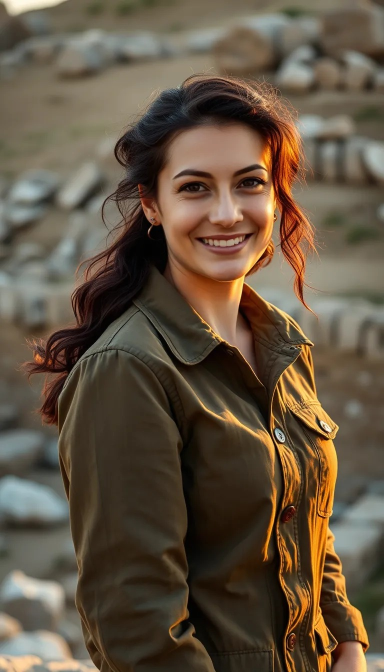
#> input picture lanternfall/host/host_1.jpg, 768 x 1344 px (shown at 1/2 size)
$ python paint_world.py ../host/host_1.jpg ../host/host_2.jpg ../host/host_2.jpg
#> lines starting #> are read from the running program, lines starting #| are printed output that depends on the picture
"""Give the flat vector world a painterly surface: large tonal blotches, brush streaks, paper grain."""
import sys, numpy as np
from PIL import Image, ImageFilter
src, dst = sys.argv[1], sys.argv[2]
im = Image.open(src).convert("RGB"); W, H = im.size
#> further down, im is the input picture: PIL image 768x1344 RGB; mean R, G, B 99, 84.1, 66
#> after `W, H = im.size`: W = 768; H = 1344
rng = np.random.default_rng(5)
def field(w, h, blur, stretch=(1, 1)):
    n = Image.fromarray(rng.normal(128, 50, (h, w)).clip(0, 255).astype(np.uint8))
    n = n.resize((w * stretch[0], h * stretch[1]), Image.BICUBIC).filter(ImageFilter.GaussianBlur(blur))
    return n.resize((W, H), Image.BICUBIC)
big = field(W // 120, H // 120, 1.2)            # large tonal variation
streak = field(W // 24, H // 8, 0.8, (1, 1))    # horizontal brush strokes (stretched)
#> call 2 of field, with w = 32, h = 168, blur = 0.8, stretch = (1, 1)
#> in field (call 2), `return n.resize((W, H), Image.BICUBIC)`:
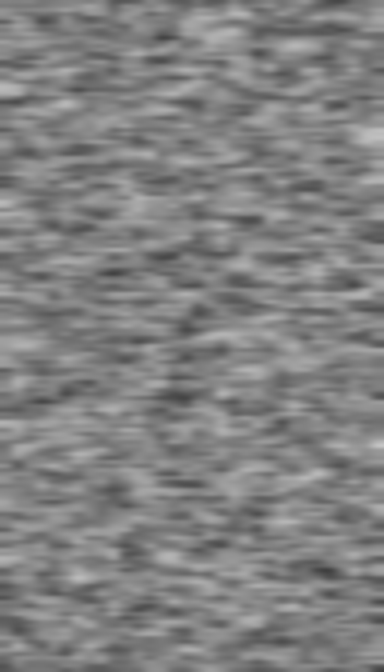
#> returned value: PIL image 768x1344 L (shown at 1/2 size); min 63, max 197, mean 128.9
streak = streak.filter(ImageFilter.BoxBlur(3))
grain = field(W // 3, H // 3, 0.6)
#> call 3 of field, with w = 256, h = 448, blur = 0.6, stretch = (1, 1)
#> in field (call 3), `n = n.resize((w * stretch[0], h * stretch[1]), Image.BICUBIC).filter(I..`:
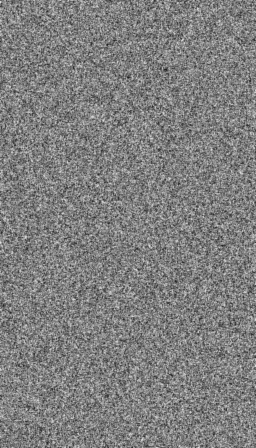
#> n: PIL image 256x448 L; min 29, max 224, mean 127.5
out = np.empty((H, W, 3), np.uint8)
for y0 in range(0, H, 1000):
    y1 = min(H, y0 + 1000)
    a = np.asarray(im.crop((0, y0, W, y1))).astype(np.float32)
    m = 1 + (np.asarray(big.crop((0, y0, W, y1))).astype(np.float32) - 128) / 128 * 0.09 \
          + (np.asarray(streak.crop((0, y0, W, y1))).astype(np.float32) - 128) / 128 * 0.05 \
          + (np.asarray(grain.crop((0, y0, W, y1))).astype(np.float32) - 128) / 128 * 0.035
    a *= m[..., None]
    # warm the shadows slightly, keep palette unified
    lum = a.mean(axis=2, keepdims=True)
    a += (1 - np.clip(lum / 160, 0, 1)) * np.array([6, 2, -4], np.float32)
    out[y0:y1] = np.clip(a, 0, 255).astype(np.uint8)
#> this loop made 2 passes
#> pass 1, `m = 1 + (np.asarray(big.crop((0, y0, W, y1))).astype(np.float32) - 128..`:
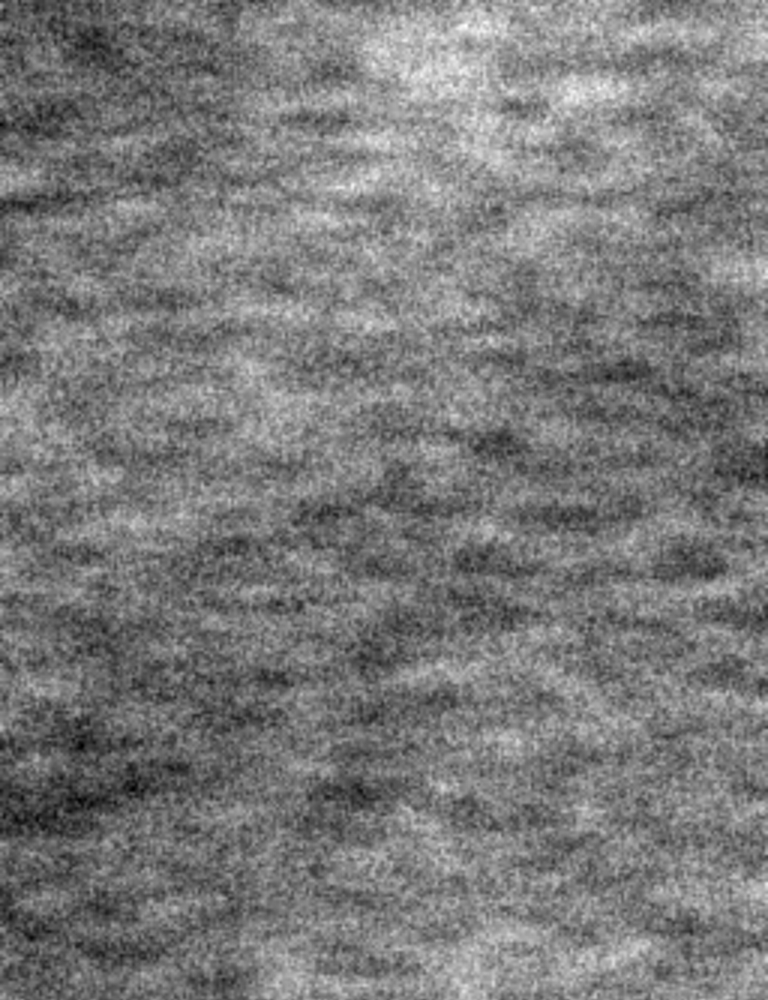
#> m: shape (1000, 768) float32; min 0.94, max 1.04, mean 0.99; drawn with min black and max white
#> pass 1, `lum = a.mean(axis=2, keepdims=True)`:
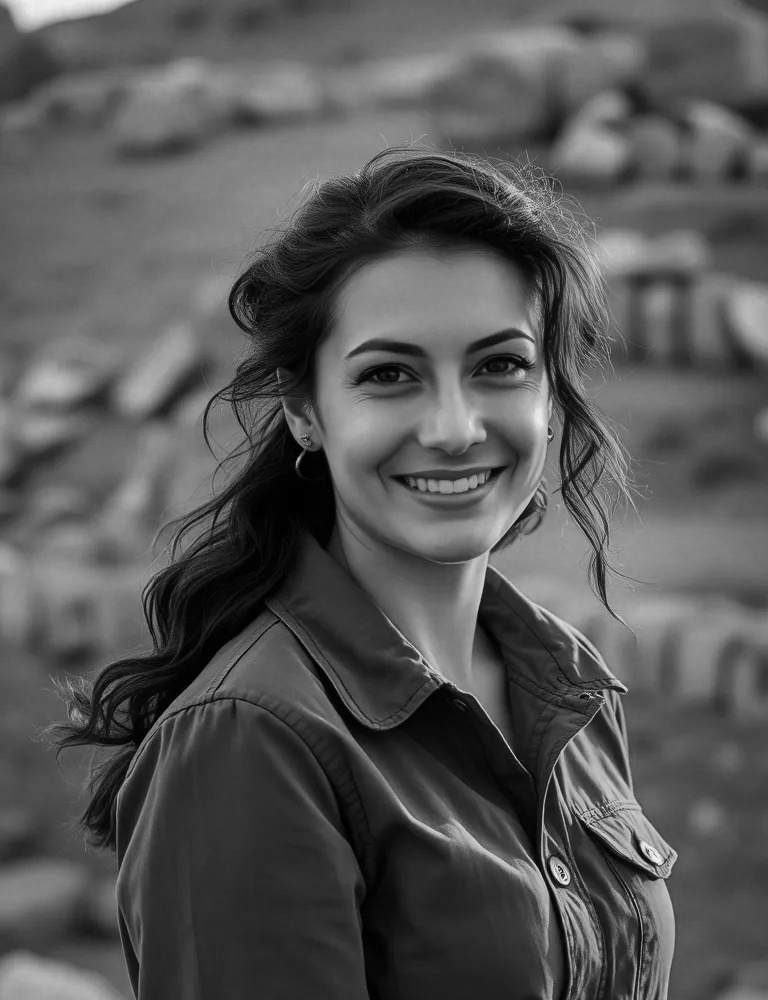
#> lum: shape (1000, 768, 1) float32; min 0, max 248.9, mean 87.3
#> after the loop:
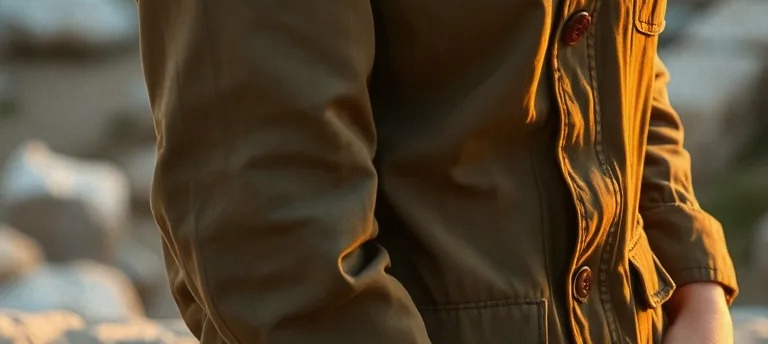
#> a: shape (344, 768, 3) float32; mean R, G, B 87.8, 71.5, 48.7; drawn with min black and max white
Image.fromarray(out).save(dst)
print("ok")

# second pass: hand-painted rock texture (tiled, luminance only, stronger on bright rock than in dark rooms)
if len(sys.argv) > 3:
    tex = Image.open(sys.argv[3]).convert("L")
    tex = tex.resize((1400, 1400), Image.BICUBIC)
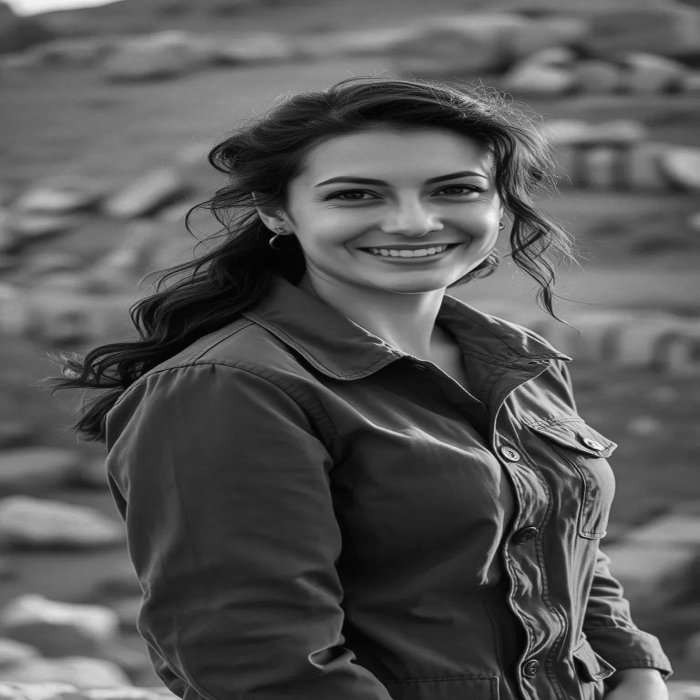
#> tex: PIL image 1400x1400 L (shown at 1/2 size); min 0, max 254, mean 86.6
    tv = np.asarray(tex).astype(np.float32); tv = (tv - tv.mean()) / (tv.std() + 1e-3)
    th, tw = tv.shape
#> th = 1400; tw = 1400
    img = np.asarray(Image.open(dst)).astype(np.float32)
    for y0 in range(0, H, 1000):
        y1 = min(H, y0 + 1000)
        ys = (np.arange(y0, y1) % th)[:, None]; xs = (np.arange(W) % tw)[None, :]
        t = tv[ys, xs]
        a = img[y0:y1]
        lum = a.mean(axis=2)
        rows = np.clip((np.arange(y0, y1) - 1810) / 40.0, 0, 1)[:, None]   # underground only (ground line y=900*SS)
        k = np.clip((lum - 50) / 90, 0, 1) * 0.085 * rows
        a *= (1 + np.clip(t, -3, 2) * k)[..., None]
        img[y0:y1] = a
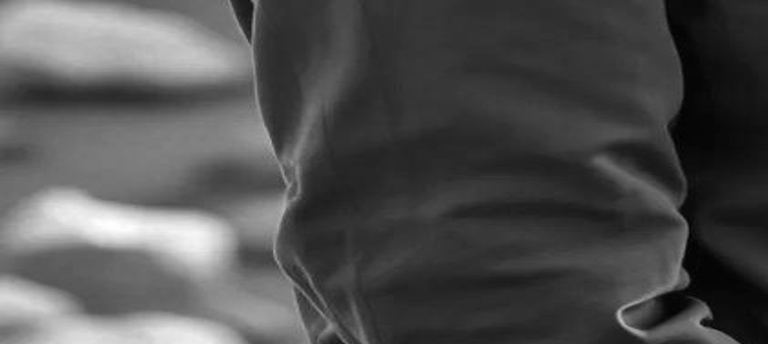
#> t: shape (344, 768) float32; min -1.88, max 3, mean -0.34; drawn with min black and max white
    Image.fromarray(np.clip(img, 0, 255).astype(np.uint8)).save(dst)
    print("tex ok")
